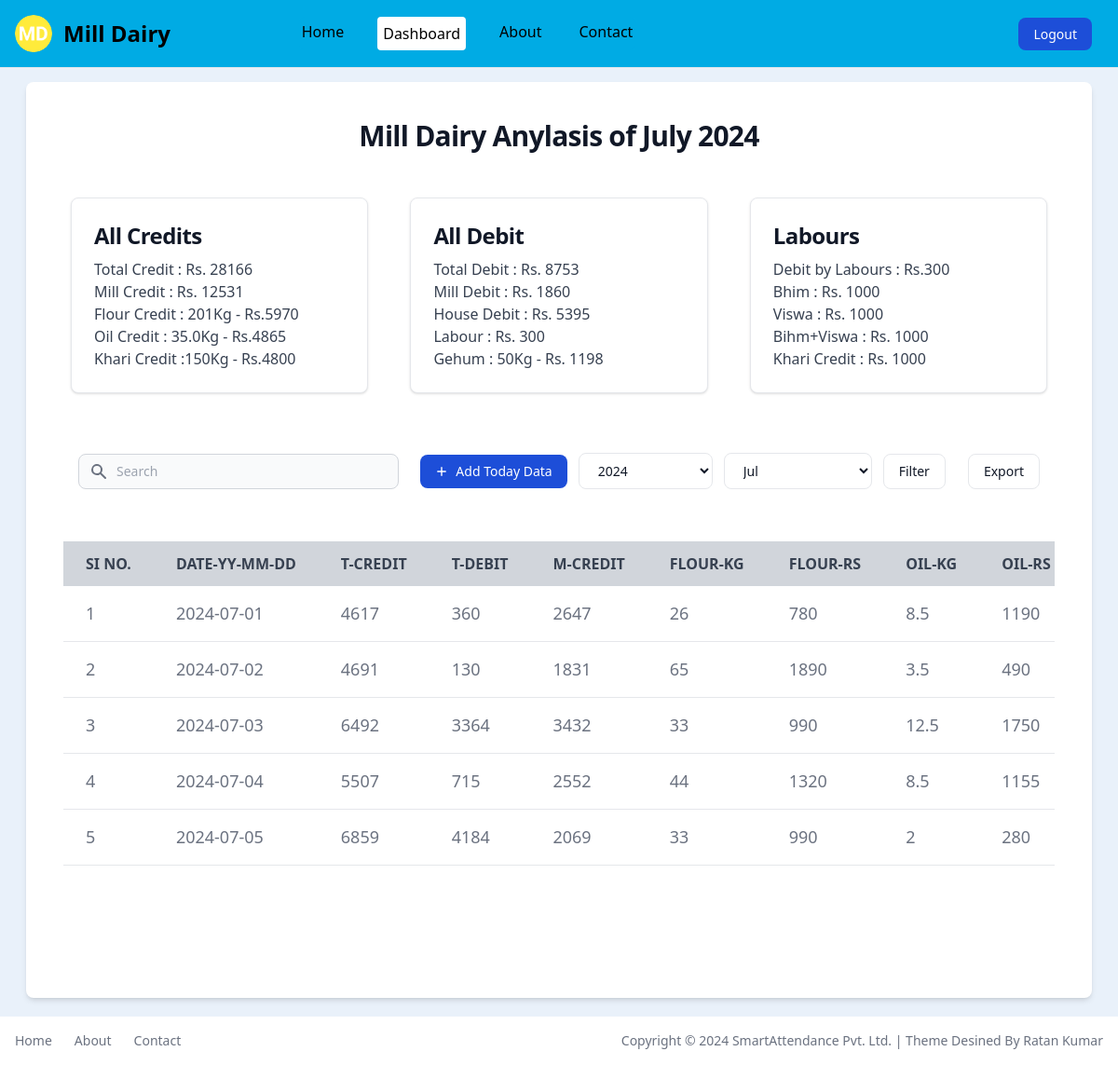
Page /dashboard (signed in) on the earlier database version.
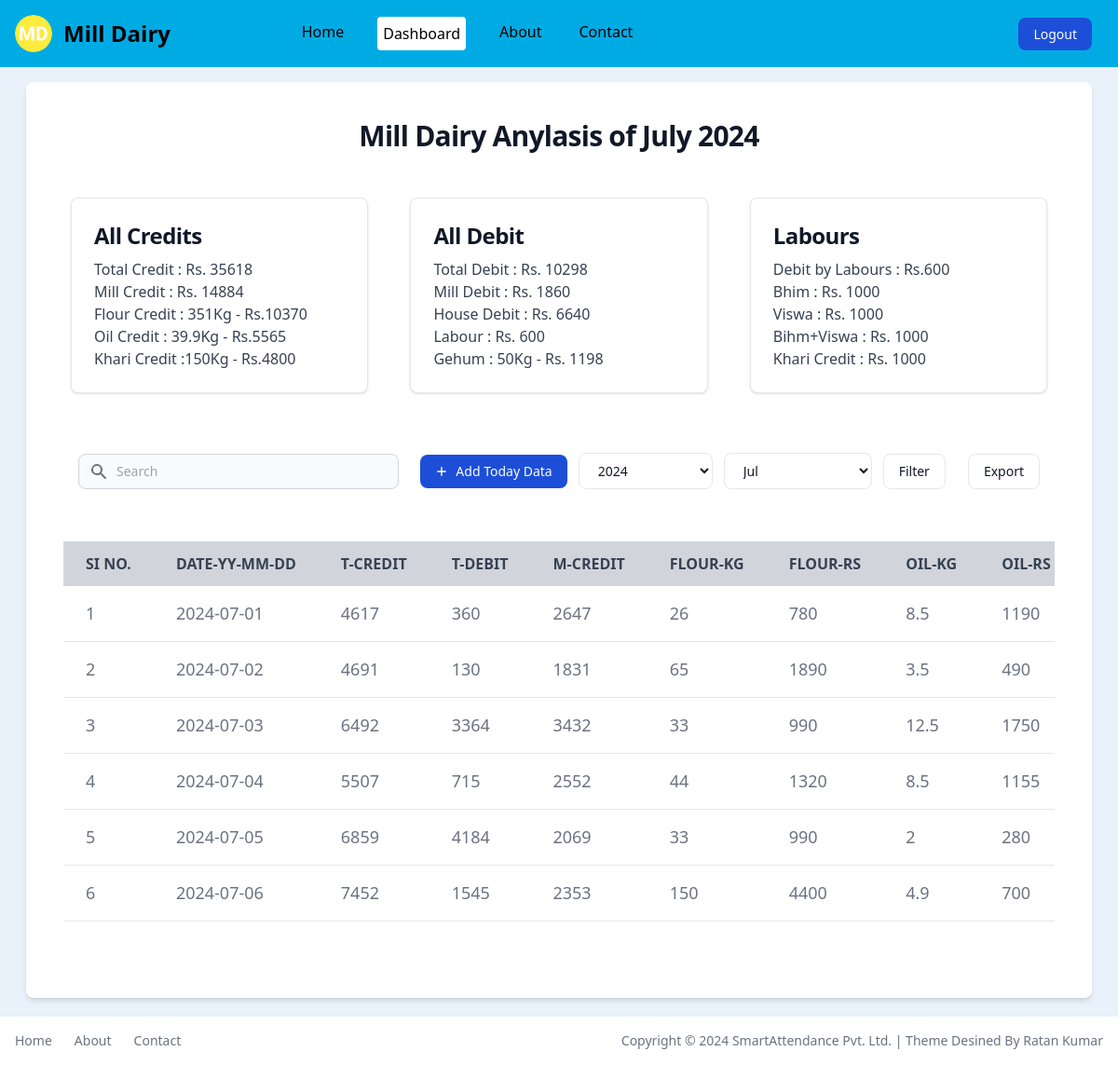
Same page on the later database version.
### app.py (models this page shows, shortened)
class MillData(db.Model):
    id = db.Column(db.Integer, primary_key=True)
    user_id = db.Column(db.Integer, db.ForeignKey('user.id'), nullable=False)
    date = db.Column(db.Date, default=datetime.datetime.now)
    mill_credit = db.Column(db.Integer, nullable=False)
    flour_weight = db.Column(db.Integer, nullable=False)
    flour_rs = db.Column(db.Integer, nullable=False)
    oil_weight = db.Column(db.Integer, nullable=False)
    oil_rs = db.Column(db.Integer, nullable=False)
    khari_weight = db.Column(db.Integer, nullable=False)
    khari_rs = db.Column(db.Integer, nullable=False)
    labour_dscri = db.Column(db.String(100), nullable=False)
    labour_rs = db.Column(db.Integer, nullable=False)
    mill_debit = db.Column(db.Integer, nullable=False)
    mill_dscri = db.Column(db.String(100), nullable=False)
    home_debit = db.Column(db.Integer, nullable=False)
    home_dscri = db.Column(db.String(100), nullable=False)
    gehum_weight = db.Column(db.Integer, nullable=False)
    gehum_rs = db.Column(db.Integer, nullable=False)
    total_credit = db.Column(db.Integer, nullable=False)
    total_debit = db.Column(db.Integer, nullable=False)
    user = db.relationship('User', backref=db.backref('milldatas', lazy=True))

### app.py (the view, shortened to what this page needs)
@app.route('/dashboard', methods=['GET', 'POST'])
def dashboard():
    if 'email' in session:
        user = User.query.filter_by(email=session['email']).first()
        year = datetime.datetime.now().year # Give: 2024/2023..
        current_year = datetime.datetime.now().year # Give: 2024/2023..
        month = datetime.datetime.now().month # Give: 1/2/3/4/5..
        month_name = datetime.datetime.now().strftime("%B")
        if request.method == 'POST':
            year = int(request.form['year'])
            month = int(request.form['month'])
            month_name = datetime.datetime(year, month, 1).strftime("%B")
        mill_dairy_datas = MillData.query.filter(
            MillData.user_id == user.id,
            db.extract('year', MillData.date) == year,
            db.extract('month', MillData.date) == month
        ).all()
        query = request.args.get('query')
        total_t_credit = sum(data.total_credit for data in mill_dairy_datas)
        total_t_debit = sum(data.total_debit for data in mill_dairy_datas)
        total_m_credit = sum(data.mill_credit for data in mill_dairy_datas)
        total_flour_rs = sum(data.flour_rs for data in mill_dairy_datas)
        total_flour_weight = sum(data.flour_weight for data in mill_dairy_datas)
        total_oil_rs = sum(data.oil_rs for data in mill_dairy_datas)
        total_oil_weight = sum(data.oil_weight for data in mill_dairy_datas)
        total_khari_rs = sum(data.khari_rs for data in mill_dairy_datas)
        total_khari_weight = sum(data.khari_weight for data in mill_dairy_datas)
        total_mill_debit = sum(data.mill_debit for data in mill_dairy_datas)
        total_home_debit = sum(data.home_debit for data in mill_dairy_datas)
        total_labour_rs = sum(data.labour_rs for data in mill_dairy_datas)
        total_gehum_rs = sum(data.gehum_rs for data in mill_dairy_datas)
        total_gehum_weight = sum(data.gehum_weight for data in mill_dairy_datas)
        return render_template('dashboard.html', title='Dashboard', current_page='dashboard',
                               mill_dairy_datas=mill_dairy_datas, year=year, current_year=current_year,
                               month=month, month_name=month_name,
                               total_t_credit=total_t_credit, total_t_debit=total_t_debit,
                               total_m_credit=total_m_credit, total_flour_rs=total_flour_rs,
                               total_flour_weight=total_flour_weight, total_oil_rs=total_oil_rs,
                               total_oil_weight=total_oil_weight, total_khari_rs=total_khari_rs,
                               total_khari_weight=total_khari_weight, total_mill_debit=total_mill_debit,
                               total_home_debit=total_home_debit, total_labour_rs=total_labour_rs,
                               total_gehum_rs=total_gehum_rs, total_gehum_weight=total_gehum_weight)
    else:
        flash('You need to login first.', 'error')
        return redirect('/login')

### templates/dashboard.html (shortened to what this page needs)
{% extends 'layout.html' %}
{% block content %}
<div class="pt-[68px] w-full">
    <section class="bg-[#E9F1FA] dark:bg-gray-900 p-3 sm:p-5">
        <div class="mx-auto px-2 lg:px-2">
            <div class="bg-white dark:bg-gray-800 relative shadow-md sm:rounded-lg overflow-hidden">
                <h1 class="m-10 text-center mb-2 text-3xl font-bold tracking-tight text-gray-900 dark:text-white">Mill
                    Dairy Anylasis of {{month_name}} {{year}} </h1>
                <div class="m-1 md:m-10 flex flex-col md:flex-row md:items-center md:justify-between">
                    <div
                        class="block md:w-[30%] max-w-sm m-2 p-6 bg-white border border-gray-200 rounded-lg shadow hover:bg-gray-100 dark:bg-gray-800 dark:border-gray-700 dark:hover:bg-gray-700">
                        <h5 class="mb-2 text-2xl font-bold tracking-tight text-gray-900 dark:text-white">All Credits
                        </h5>
                        <p class="font-normal text-gray-700 dark:text-gray-400">Total Credit : Rs. {{ total_t_credit }}</p>
                        <p class="font-normal text-gray-700 dark:text-gray-400">Mill Credit : Rs. {{total_m_credit}}</p>
                        <p class="font-normal text-gray-700 dark:text-gray-400">Flour Credit : {{ total_flour_weight }}Kg - Rs.{{ total_flour_rs }}</p>
                        <p class="font-normal text-gray-700 dark:text-gray-400">Oil Credit : {{ total_oil_weight }}Kg - Rs.{{ total_oil_rs }}</p>
                        <p class="font-normal text-gray-700 dark:text-gray-400">Khari Credit :{{total_khari_weight}}Kg - Rs.{{total_khari_rs}}</p>
                    </div>
                    <div
                        class="block md:w-[30%] max-w-sm m-2 p-6 bg-white border border-gray-200 rounded-lg shadow hover:bg-gray-100 dark:bg-gray-800 dark:border-gray-700 dark:hover:bg-gray-700">
                        <h5 class="mb-2 text-2xl font-bold tracking-tight text-gray-900 dark:text-white">All Debit</h5>
                        <p class="font-normal text-gray-700 dark:text-gray-400">Total Debit : Rs. {{ total_t_debit }}</p>
                        <p class="font-normal text-gray-700 dark:text-gray-400">Mill Debit : Rs. {{ total_mill_debit }}</p>
                        <p class="font-normal text-gray-700 dark:text-gray-400">House Debit : Rs. {{ total_home_debit }}</p>
                        <p class="font-normal text-gray-700 dark:text-gray-400">Labour : Rs. {{ total_labour_rs }}</p>
                        <p class="font-normal text-gray-700 dark:text-gray-400">Gehum : {{ total_gehum_weight }}Kg - Rs. {{ total_gehum_rs }}</p>
                    </div>
                    <div
                        class="block md:w-[30%] max-w-sm m-2 p-6 bg-white border border-gray-200 rounded-lg shadow hover:bg-gray-100 dark:bg-gray-800 dark:border-gray-700 dark:hover:bg-gray-700">
                        <h5 class="mb-2 text-2xl font-bold tracking-tight text-gray-900 dark:text-white">Labours</h5>
                        <p class="font-normal text-gray-700 dark:text-gray-400">Debit by Labours : Rs.{{ total_labour_rs }}</p>
                        <p class="font-normal text-gray-700 dark:text-gray-400">Bhim : Rs. 1000</p>
                        <p class="font-normal text-gray-700 dark:text-gray-400">Viswa : Rs. 1000</p>
                        <p class="font-normal text-gray-700 dark:text-gray-400">Bihm+Viswa : Rs. 1000</p>
                        <p class="font-normal text-gray-700 dark:text-gray-400">Khari Credit : Rs. 1000</p>
                    </div>
                </div>
                <div class="m-1 md:m-10 flex flex-col md:flex-row items-center justify-between space-y-5 md:space-y-0 md:space-x-4 p-4">
                    <div class="w-full md:w-1/3">
                        <form class="flex items-center" action="/dashboard" method="get">
                            <div class="relative w-full">
                                <div class="absolute inset-y-0 left-0 flex items-center pl-3 pointer-events-none">
                                </div>
                                <input type="text" name="query" id="simple-search" class="bg-gray-50 border border-gray-300 text-gray-900 text-sm rounded-lg focus:ring-primary-500 focus:border-primary-500 block w-full pl-10 p-2 dark:bg-gray-700 dark:border-gray-600 dark:placeholder-gray-400 dark:text-white dark:focus:ring-primary-500 dark:focus:border-primary-500" placeholder="Search" required="">
                            </div>
                        </form>
                    </div>
                    <div class="w-full md:w-auto flex flex-col md:flex-row space-y-5 md:space-y-0 items-stretch md:items-center justify-end md:space-x-3 flex-shrink-0">
                        <button type="button"
                            class="flex items-center justify-center text-white bg-blue-700 hover:bg-primary-800 focus:ring-4 focus:ring-primary-300 font-medium rounded-lg text-sm px-4 py-2 dark:bg-primary-600 dark:hover:bg-primary-700 focus:outline-none dark:focus:ring-primary-800">
                            <svg class="h-3.5 w-3.5 mr-2" fill="currentColor" viewbox="0 0 20 20"
                                xmlns="http://www.w3.org/2000/svg" aria-hidden="true">
                                <path clip-rule="evenodd" fill-rule="evenodd"
                                    d="M10 3a1 1 0 011 1v5h5a1 1 0 110 2h-5v5a1 1 0 11-2 0v-5H4a1 1 0 110-2h5V4a1 1 0 011-1z" />
                            </svg>
                            <a href="/add_new_data">Add Today Data</a>
                        </button>
                        <form action="/dashboard" method="post">
                            <div class="flex items-center space-x-3 w-full md:w-auto">
                                <select name="year" required=""
                                    class="w-full md:w-auto flex items-center justify-center py-2 px-4 text-sm font-medium text-gray-900 focus:outline-none bg-white rounded-lg border border-gray-200 hover:bg-gray-100 hover:text-primary-700 focus:z-10 focus:ring-4 focus:ring-gray-200 dark:focus:ring-gray-700 dark:bg-gray-800 dark:text-gray-400 dark:border-gray-600 dark:hover:text-white dark:hover:bg-gray-700">
                                    {% for y in range(2017, current_year + 1) %}
                                    <option value="{{ y }}" {% if y==year %}selected{% endif %}>
                                        {{ y }}
                                    </option>
                                    {% endfor %}
                                </select>
                                <select name="month" required=""
                                    class="w-full md:w-auto flex items-center justify-center py-2 px-4 text-sm font-medium text-gray-900 focus:outline-none bg-white rounded-lg border border-gray-200 hover:bg-gray-100 hover:text-primary-700 focus:z-10 focus:ring-4 focus:ring-gray-200 dark:focus:ring-gray-700 dark:bg-gray-800 dark:text-gray-400 dark:border-gray-600 dark:hover:text-white dark:hover:bg-gray-700">
                                    <option value="7" {% if 7==month %}selected{% endif %}>Jul</option>
                                </select>
                                <button type="submit"
                                    class="w-full md:w-auto flex items-center justify-center py-2 px-4 text-sm font-medium text-gray-900 focus:outline-none bg-white rounded-lg border border-gray-200 hover:bg-gray-100 hover:text-primary-700 focus:z-10 focus:ring-4 focus:ring-gray-200 dark:focus:ring-gray-700 dark:bg-gray-800 dark:text-gray-400 dark:border-gray-600 dark:hover:text-white dark:hover:bg-gray-700">
                                    Filter
                                </button>
                            </div>
                        </form>
                        <form action="/download_excel" method="post">
                            <div class="flex items-center space-x-3 w-full md:w-auto">
                                <button type="submit"
                                    class="w-full md:w-auto flex items-center justify-center py-2 px-4 text-sm font-medium text-gray-900 focus:outline-none bg-white rounded-lg border border-gray-200 hover:bg-gray-100 hover:text-primary-700 focus:z-10 focus:ring-4 focus:ring-gray-200 dark:focus:ring-gray-700 dark:bg-gray-800 dark:text-gray-400 dark:border-gray-600 dark:hover:text-white dark:hover:bg-gray-700">
                                    Export
                                </button>
                            </div>
                        </form>
                    </div>
                </div>
                <div class="overflow-x-auto m-2 md:m-10 h-[450px]">
                    <table class="w-full text-left text-gray-500 dark:text-gray-400">
                        <thead class="whitespace-nowrap text-gray-700 uppercase bg-gray-300 dark:bg-gray-700 dark:text-gray-400 sticky top-0 z-50">
                            <tr>
                                <th scope="col" class="px-6 py-3"> SI No.</th>
                                <th scope="col" class="px-6 py-3"> Date-YY-MM-DD </th>
                                <th scope="col" class="px-6 py-3">T-Credit </th>
                                <th scope="col" class="px-6 py-3">T-Debit </th>
                                <th scope="col" class="px-6 py-3">M-Credit</th>
                                <th scope="col" class="px-6 py-3">Flour-Kg</th>
                                <th scope="col" class="px-6 py-3">Flour-Rs</th>
                                <th scope="col" class="px-6 py-3">Oil-Kg</th>
                                <th scope="col" class="px-6 py-3">Oil-Rs</th>
                            </tr>
                        </thead>
                        <tbody class="text-[18px]">
                            {% for mill_dairy_data in mill_dairy_datas %}
                            <tr class="bg-white border-b dark:bg-gray-800 dark:border-gray-700">
                                <td class="px-6 py-4">{{ loop.index }}</td>
                                <td class="px-6 py-4">{{ mill_dairy_data.date }}</td>
                                <td class="px-6 py-4">{{ mill_dairy_data.total_credit }}</td>
                                <td class="px-6 py-4">{{ mill_dairy_data.total_debit }}</td>
                                <td class="px-6 py-4">{{ mill_dairy_data.mill_credit }}</td>
                                <td class="px-6 py-4">{{ mill_dairy_data.flour_weight }}</td>
                                <td class="px-6 py-4">{{ mill_dairy_data.flour_rs }}</td>
                                <td class="px-6 py-4">{{ mill_dairy_data.oil_weight }}</td>
                                <td class="px-6 py-4">{{ mill_dairy_data.oil_rs }}</td>
                            </tr>
                            {% endfor %}
                        </tbody>
                    </table>
                </div>
            </div>
        </div>
    </section>
</div>
{% endblock %}

Differences in the rows shown:
added MillData: date "2024-07-06", total_credit "7452", total_debit "1545", mill_credit "2353", flour_weight "150", flour_rs "4400", oil_weight "4.9", oil_rs "700"
Other differences:
{{ total_t_credit }}: "28166" → "35618"
{{ total_m_credit }}: "12531" → "14884"
{{ total_flour_weight }}: "201" → "351"
{{ total_flour_rs }}: "5970" → "10370"
{{ total_oil_weight }}: "35.0" → "39.9"
{{ total_oil_rs }}: "4865" → "5565"
{{ total_t_debit }}: "8753" → "10298"
{{ total_home_debit }}: "5395" → "6640"
{{ total_labour_rs }}: "300" → "600"
